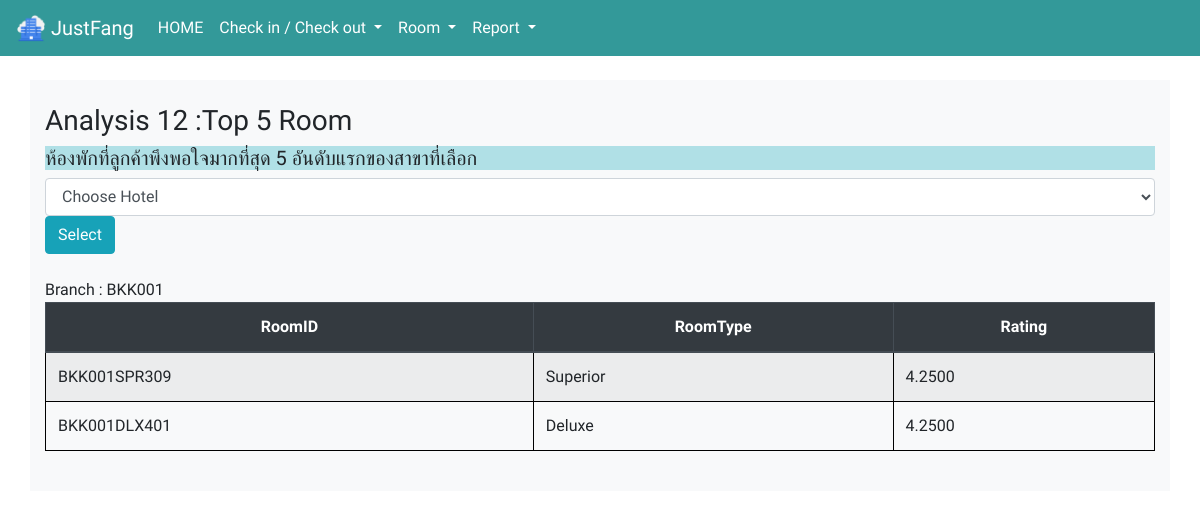
The page /analysis12.php?branch=BKK001 on the database its author committed.
### tables this page shows
CREATE TABLE `roomtype` (
  `RoomType` varchar(10) NOT NULL,
  `RoomDescribe` text NOT NULL,
  `ExPicture` text,
  `MaximumGuest` tinyint(4) NOT NULL,
  `BedDetail` text NOT NULL,
  `AmountOfToilet` tinyint(4) NOT NULL,
  `Area` float NOT NULL,
  `Rating` float DEFAULT NULL
);

### analysis12.php (the view, shortened to what this page needs)
<!DOCTYPE html>
<html>
    <head>
        <link rel="stylesheet" href="https://stackpath.bootstrapcdn.com/bootstrap/4.3.1/css/bootstrap.min.css">
        <?php include('connect.php');?>
        <link rel="stylesheet" href="bgstaffreport.css">
    </head>
    <body class="bgstaffreport">
        <nav class="navbar navbar-expand-lg navbar-light" style="background-color: #339999;" id="mynav">
            <a class="navbar-brand" style="color: white">
                <img src="pic/logo.png" width="30" height="30" class="d-inline-block align-top" alt="">
                JustFang
            </a>
            <div class="collapse navbar-collapse" id="navbarSupportedContent" >
                <ul class="navbar-nav mr-auto">
                    <li class="nav-item">
                        <a class="nav-link" href="staff.php" style="color: white">HOME</a>
                    </li>
                    <li class="nav-item dropdown">
                             <a class="nav-link dropdown-toggle" href="#"style="color: white" id="navbarDropdown" role="button" data-toggle="dropdown" aria-haspopup="true" aria-expanded="false">
                                  Check in / Check out
                             </a>
                        </li>
                        <li class="nav-item dropdown">
                             <a class="nav-link dropdown-toggle" href="#"style="color: white" id="navbarDropdown" role="button" data-toggle="dropdown" aria-haspopup="true" aria-expanded="false">
                                  Room
                             </a>
                        </li>
                    <li class="nav-item dropdown">
                        <a class="nav-link dropdown-toggle" href="#"style="color: white" id="navbarDropdown" role="button" data-toggle="dropdown" aria-haspopup="true" aria-expanded="false">
                            Report
                        </a>
                    </li>
                </ul>
            </div>
        </nav>
        <br>
        <div class="container bg-light" >
            <br>
            <h3>Analysis 12 :Top 5 Room</h3>
            <h5 style="background-color: powderblue">ห้องพักที่ลูกค้าพึงพอใจมากที่สุด 5 อันดับแรกของสาขาที่เลือก </h5>
            <form action="#" method="get">
                <select name="branch" class="form-control">
                    <option selected value="">Choose Hotel</option>
                </select>
                <button type="submit" class="btn btn btn-info">Select</button>
            </form>
            <br>
            <table class="invisible" id="table">
                <thead class="thead-dark">
                    <tr>
                        <th>RoomID</th>
                        <th>RoomType</th>
                        <th>Rating</th>
                    </tr>
                </thead>
                <tbody>
                    <?php
                        $Branch = $_GET['branch'];
                        $sql =
                        "SELECT b.RoomID, rt.RoomType, AVG(r.RatingScore) AS Rate
                        FROM reviewinfo r, bookingroom b, roominfo rf, roomtype rt
                        WHERE r.BookingNo=b.BookingNo AND b.RoomID=rf.RoomID AND rf.RoomType=rt.RoomType AND rf.BranchNo='$Branch'
                        GROUP BY b.RoomID
                        ORDER BY Rate DESC
                        LIMIT 5";
                        echo '<br>';
                        $result = mysqli_query($con, $sql);
                        while ($row = mysqli_fetch_array($result)) {
                            echo '<tr>';
                            echo '<td>' . $row['RoomID'] . '</td>';
                            echo '<td>' . $row['RoomType'] . '</td>';
                            echo '<td>' . $row['Rate'] . '</td>';
                            echo '</tr>';
                        }
                    ?>
                </tbody>
            </table>
            <br>
        </div>
    </body>
</html>

### bgstaffreport.css (style rules this page uses)
.bgstaffreport { height: 95vh; min-height: 500px; background-image: url('pic/hotel9.jpg'); background-size: cover; background-position: center; background-repeat: no-repeat; font-family: 'Prompt', sans-serif; }

### analysis12.php (style rules this page uses)
table, th, td { border: 1px solid black; border-collapse: collapse; }
th { text-align: center; }

### rows shown on the page
roomtype: RoomID "BKK001SPR309", RoomType "Superior", Rate "4.2500"
roomtype: RoomID "BKK001DLX401", RoomType "Deluxe", Rate "4.2500"
